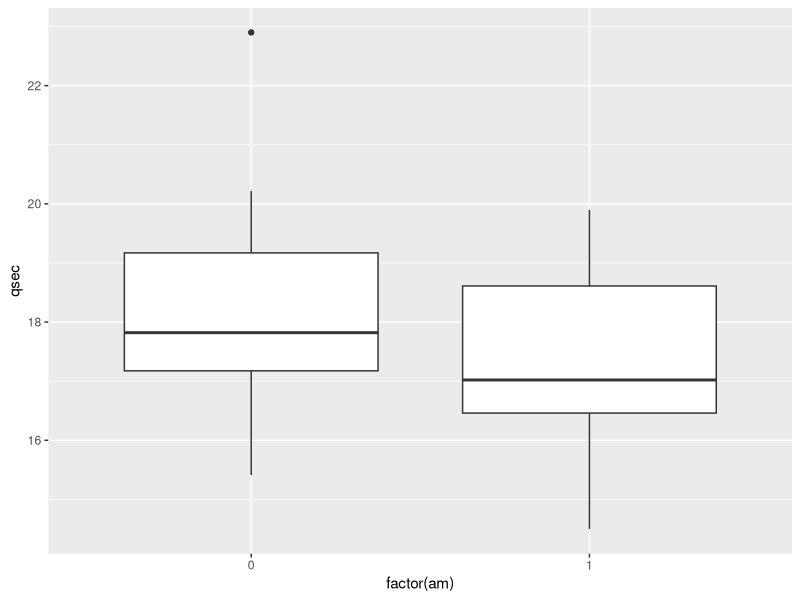
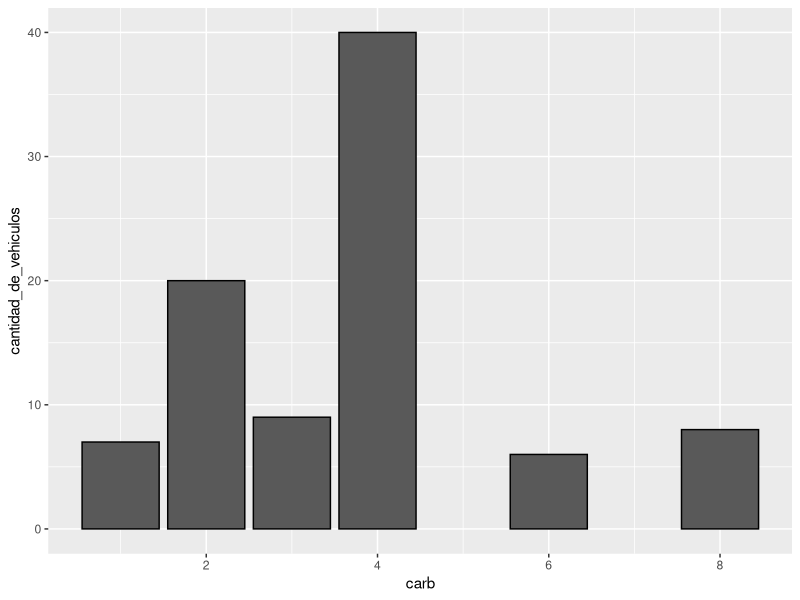
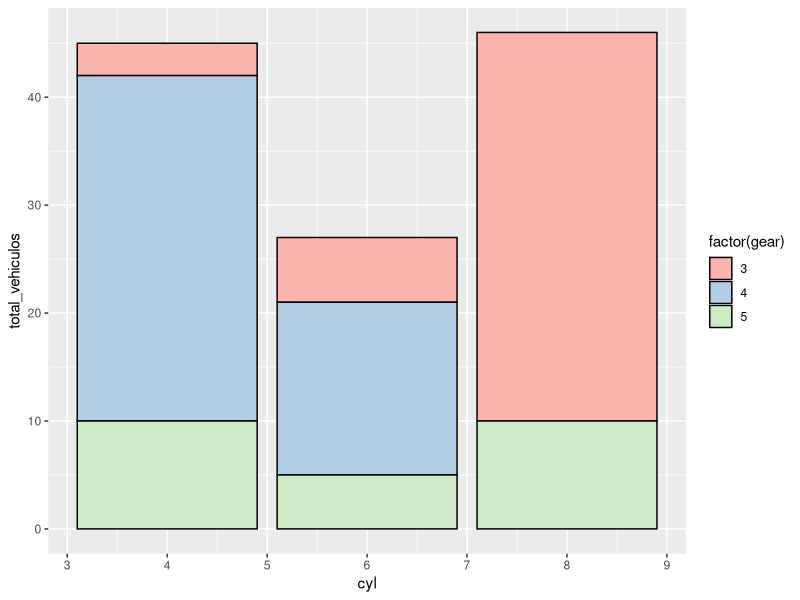

Source code (R) for these figures, in order:
#head(mtcars,4)
#mpg cyl disp  hp drat    wt  qsec vs am gear carb
#Mazda RX4      21.0   6  160 110 3.90 2.620 16.46  0  1    4    4
#Mazda RX4 Wag  21.0   6  160 110 3.90 2.875 17.02  0  1    4    4
#Datsun 710     22.8   4  108  93 3.85 2.320 18.61  1  1    4    1
#Hornet 4 Drive 21.4   6  258 110 3.08 3.215 19.44  1  0    3    1
library(ggplot2)
library(dplyr)
library(RColorBrewer)

#Ejercicio 1
ggplot(mtcars, aes(factor(am), qsec)) +
  geom_boxplot()

#ejercicio 2

container<-mtcars%>%group_by(carb)%>%summarise(cantidad_de_vehiculos=sum(carb))
View(container)
ggplot(container, aes(x=carb,y=cantidad_de_vehiculos)) +
  geom_col( colour = "black")

#ejercicio 3
contenedor<-mtcars%>%summarise(cyl=cyl,gear=gear)%>%group_by(cyl,gear)%>%summarise(total_vehiculos=sum(gear))%>%group_by(cyl)
View(contenedor)
ggplot(contenedor, aes(x=cyl, y=total_vehiculos, fill=factor(gear))) +
  geom_col( colour = "black") +
  scale_fill_brewer(palette = "Pastel1")
